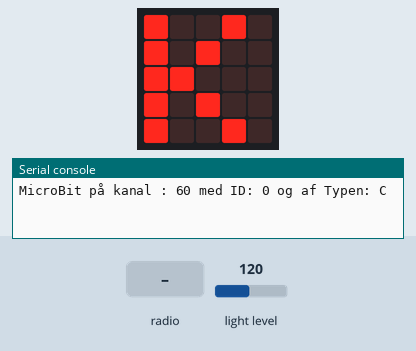
This program was run on a simulated BBC micro:bit running MicroPython. Parts: the board's 5×5 LED display, the last lines printed to the serial console. The test bench sets the inputs (shaded band); at power-on: light level 120. No radio messages arrive unless stated (any console line starting 'radio sent:' is added by the test bench).

Above: at 0.1 s.
At 3.7 s:
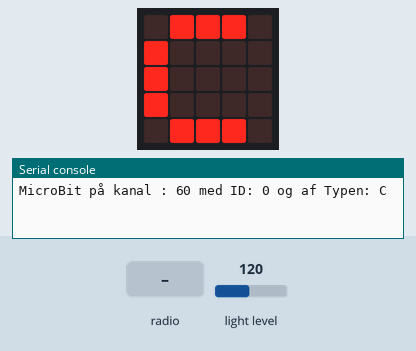
At 5.2 s:
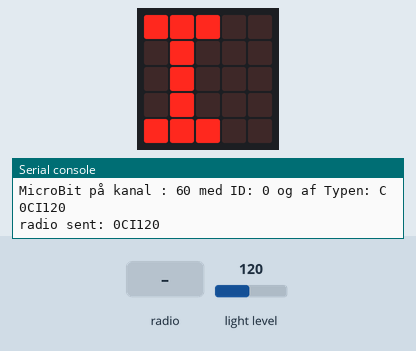
6.3 s: radio message "1" arrives
Timing chart, 0 to 9.3 s (numbered marks = the images above; inputs shaded):
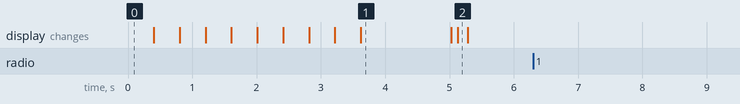

Measured:
- what the display in image 1 shows lasts 1.4 s, from 3.6 s to 5.0 s

The program:

MBType-C.py
```python
# MBType-C.py - Gem i main.py på Micro:Bit når den skal køre selvstændigt og kombineres med et program på PC/PI/MAC
#             - Husk at det skal være med lille m i main.py ellers duer det ikke!
#
# Version 1.0 - 31 aug 2021 - For at lave et komplet sæt MB koder er denne tilføjet. LYD-KIT Region MidtJylland
#
# Type C:
# Program der løbende checker lys styrken og sender værdi på radio hhv seriel når ændring i værdi er stor nok.
# Er det tilfældet sendes tegn: "I" (stort i for intensitet), efterfulgt af en værdi på USB og Radio,
# sammen med MB-id og Type identifikation for at gøre det til et unikt event med flere MB i opstilling.
# Værdier sendes løbende med 50 msec interval, men kun hvis der er een tilstrækkelig stor ændring i aflæst værdi siden sidst,
# styret af konstanten THRESHOLD som man kan ændre efter behov.
# Det betyder så at hvis der kommer een værdi er der sket en tilstrækkelig stor ændring i lysstyrken.
#
# Modtages noget på radio sendes det videre på USB.
# Derved kan man sætte een MB til PC/MAC/PI og have flere andre der sender på radio og få
# input events fra alle overført til PC/MAC/PI
#
from microbit import *
import radio
import math
#
# Konstanter til at identificere MB, som I skal rette til jeres opstilling
#
MB_TYPE = "C"     # identificerer denne MB som een type C (Lys intensitet) SKAL ikke ændres
MB_ID   = "0"     # nummer på MB når i bruger flere af dem i opstilling for at kunne skelne dem ad
CH      = 60      # Den radio kanal I benytter til jeres opstilling/produkt


THRESHOLD = 5
#
# Variabler til at holde styr på input og hvor stor en ændring. Hvis forskel mellem value og last value er mindre end TRESHOLD
# så sendes der ingen værdi.

value      = 0
last_value = 0

#
# Tænde for radio med fuld sende styrke men på specifik kanal som benyttes i opstillingen
#
radio.config(channel=CH)     # samme kanal i alle MB's i samme opstilling. Brug nummer som gruppe har fået tildelt
radio.on()
#
# For at identificere MB på USB (hvis den er tilsluttet via USB) samt kokalt på MB display
#
print("MicroBit på kanal : "+str(CH)+" med ID: "+MB_ID+" og af Typen: "+MB_TYPE)
display.show("K:"+str(CH)+"I:"+MB_ID+"T:"+MB_TYPE)
sleep(1000)
display.clear()


key = "I"

while True:                        # Forever - genererer events på radio og USB

# Værdi sår og 'flimrer' hvorfor vi vil have 3 læsninger over 100 ms der giver samme udflad for at kalde det en reel ændring
    value1 = display.read_light_level()
    sleep(50)
    value2 = display.read_light_level()
    sleep(50)
    value3 = display.read_light_level()
    value = (value1+value2+value3)//3


    if (abs(value1-last_value) > THRESHOLD and
        abs(value2-last_value) > THRESHOLD and
        abs(value3-last_value) > THRESHOLD):           # sender kun hvis ændring i værdi er stor nok

        event = MB_ID+MB_TYPE+key+str(int(value))  # unik event med MB ident,type og key der er aktiveret
        print(event)                               # Send streng på USB   - OK selvom MB ikke er tilsluttet via USB
        radio.send(event)                          # Send streng på radio - OK selvom MB er tilslutet via USB
        display.show(key)                          # Local feedback på Micro:Bit display. Kan fjernes for at spare strøm.
        last_value=value
    else: display.clear()
    #
    # Hvis der modtages noget på radio sendes det ufilteret/uændret videre på USB.
    #
    r = radio.receive()
    if r :
        print(r)

    sleep(50)
```
